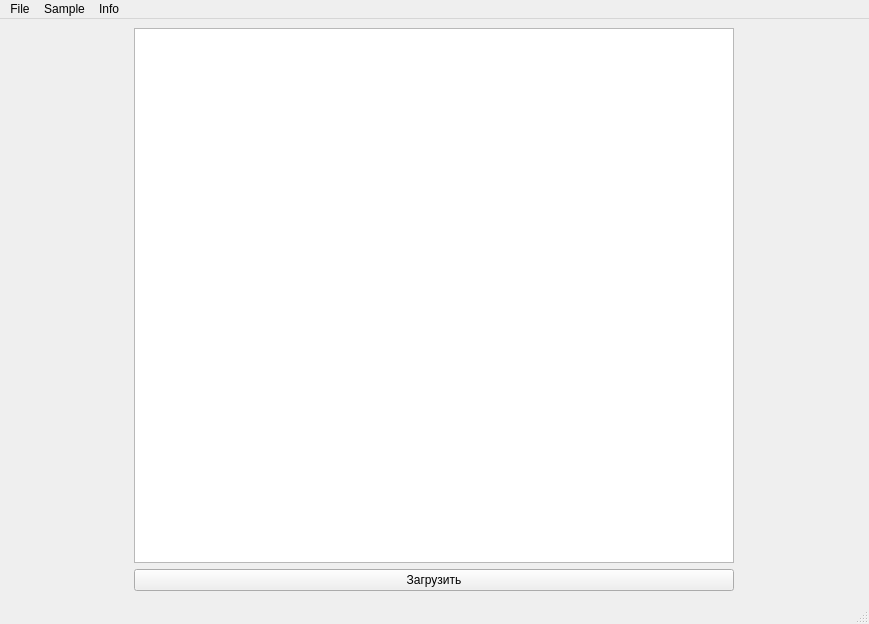
<?xml version="1.0" encoding="UTF-8"?>
<ui version="4.0">
 <class>DAW</class>
 <widget class="QMainWindow" name="DAW">
  <property name="geometry">
   <rect>
    <x>0</x>
    <y>0</y>
    <width>869</width>
    <height>624</height>
   </rect>
  </property>
  <property name="windowTitle">
   <string/>
  </property>
  <widget class="QWidget" name="centralwidget">
   <layout class="QGridLayout" name="gridLayout">
    <item row="1" column="1">
     <layout class="QHBoxLayout" name="horizontalLayout">
      <item>
       <layout class="QVBoxLayout" name="verticalLayout">
        <item>
         <widget class="QListWidget" name="file_manager_widget">
          <property name="minimumSize">
           <size>
            <width>300</width>
            <height>0</height>
           </size>
          </property>
          <property name="maximumSize">
           <size>
            <width>600</width>
            <height>16777215</height>
           </size>
          </property>
          <property name="styleSheet">
           <string notr="true"/>
          </property>
         </widget>
        </item>
        <item>
         <widget class="QPushButton" name="load_sample_btn">
          <property name="text">
           <string>Загрузить</string>
          </property>
         </widget>
        </item>
       </layout>
      </item>
     </layout>
    </item>
   </layout>
  </widget>
  <widget class="QStatusBar" name="DAW_2">
   <property name="font">
    <font>
     <pointsize>12</pointsize>
     <underline>false</underline>
    </font>
   </property>
  </widget>
  <widget class="QMenuBar" name="menuBar">
   <property name="geometry">
    <rect>
     <x>0</x>
     <y>0</y>
     <width>869</width>
     <height>22</height>
    </rect>
   </property>
   <widget class="QMenu" name="menuFile">
    <property name="title">
     <string>File</string>
    </property>
    <addaction name="actionSave"/>
    <addaction name="actionOpen_file"/>
   </widget>
   <widget class="QMenu" name="menuSample">
    <property name="title">
     <string>Sample</string>
    </property>
    <addaction name="actionCreate_sample"/>
    <addaction name="actionOpen_sample"/>
   </widget>
   <widget class="QMenu" name="menuInfo">
    <property name="title">
     <string>Info</string>
    </property>
    <addaction name="actionApp_information"/>
   </widget>
   <addaction name="menuFile"/>
   <addaction name="menuSample"/>
   <addaction name="menuInfo"/>
  </widget>
  <action name="actionSample">
   <property name="text">
    <string>Sample</string>
   </property>
  </action>
  <action name="actionSave">
   <property name="text">
    <string>Save...</string>
   </property>
  </action>
  <action name="actionSave_as">
   <property name="text">
    <string>Save as...</string>
   </property>
  </action>
  <action name="actionCreate_sample">
   <property name="text">
    <string>Create sample...</string>
   </property>
  </action>
  <action name="actionOpen_file">
   <property name="text">
    <string>Open...</string>
   </property>
  </action>
  <action name="actionOpen_sample">
   <property name="text">
    <string>Open...</string>
   </property>
  </action>
  <action name="actionApp_information">
   <property name="text">
    <string>App information...</string>
   </property>
  </action>
 </widget>
 <resources/>
 <connections/>
</ui>
